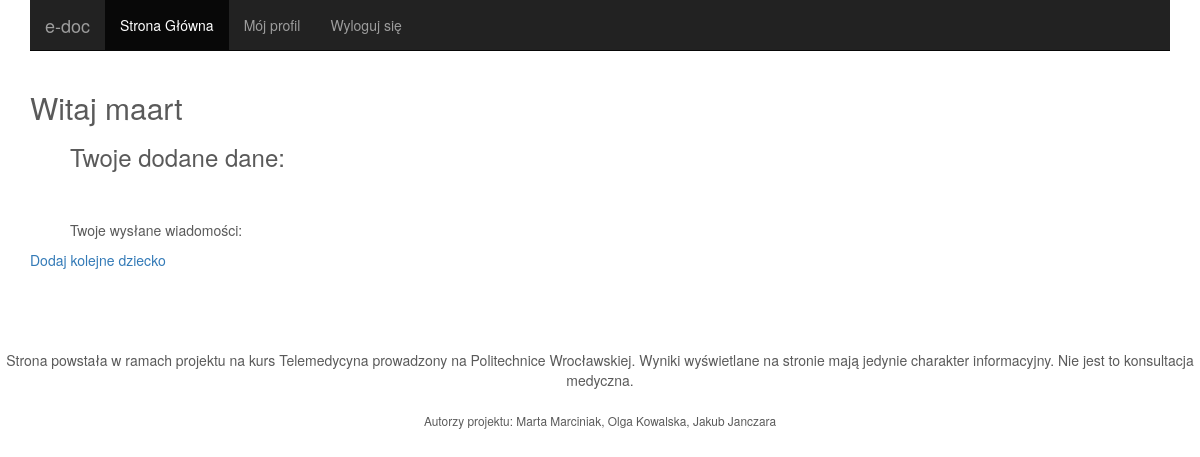
/profile/ (signed in), run on an earlier commit of the app's database.
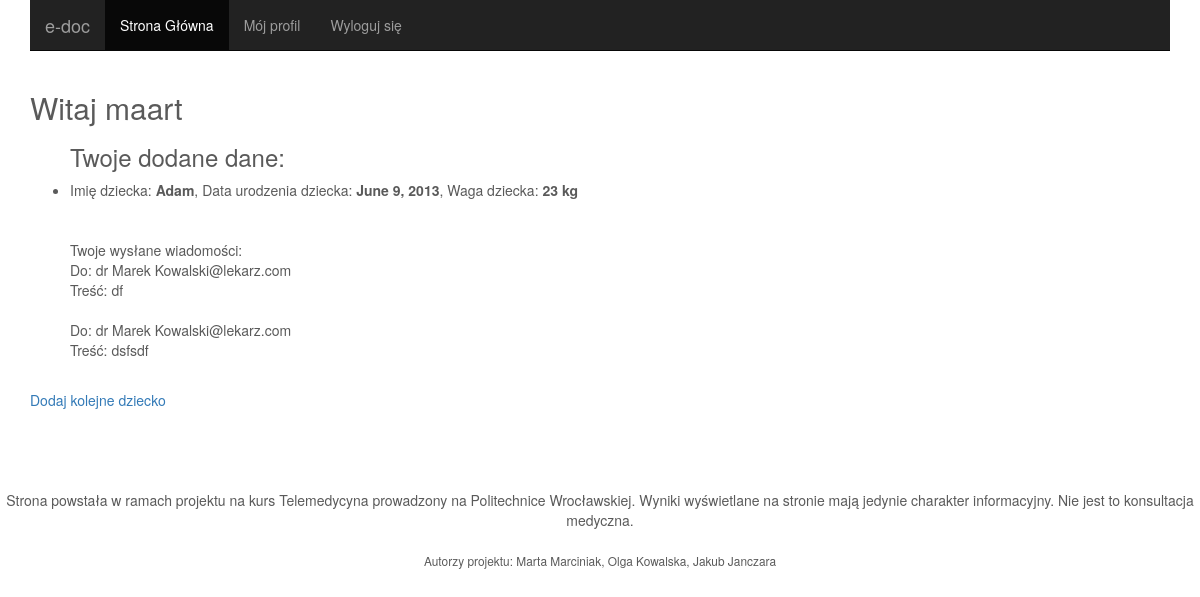
And on a later commit of the database.
### myapp/models.py (models this page shows)
class BabyInfo(models.Model):
    baby_name = models.TextField()
    weight = models.IntegerField()
    age = models.DateField( default=datetime.now)
    user = models.ForeignKey(to = User, related_name='baby_f', blank=True,null=True)

class DoctorContatct(models.Model):
    doctor_choice= models.TextField()
    description = models.TextField()
    user = models.ForeignKey(to = User, related_name='contact_f', blank=True,null=True)

### myapp/views.py (the view)
# urls.py: url(r'^profile/$', profil, name='profil.html'),
def profil(request):
    babies = BabyInfo.objects.filter(user=request.user)
    messages = DoctorContatct.objects.filter(user=request.user)
    context = {"babies":babies,"messages":messages}
    return render(request,"profile.html", context)

### templates/profile.html
{% extends 'base.html' %}
{% block content %}
<h2> Witaj {{request.user}}</h2>
<ul>
    <h3>Twoje dodane dane:</h3>
{% for baby in babies %}
    <li>Imię dziecka: <b> {{baby.baby_name}}</b>, Data urodzenia dziecka: <b>{{baby.age}}</b>, Waga dziecka: <b>{{baby.weight}} kg</b></li>
{% endfor %}
<br><br>
Twoje wysłane wiadomości: <br>
    {% for message in messages %}
    Do: {{message.doctor_choice}}@lekarz.com<br>
    Treść: {{message.description}}<br><br>
    {%endfor %}
</ul>
<a href="/formularz"> Dodaj kolejne dziecko</a> <br>
{%endblock%}

What changed in the data, as far as the page shows it:
added BabyInfo: baby_name "Adam", age "June 9, 2013", weight "23"
added DoctorContatct: doctor_choice "dr Marek Kowalski", description "df"
added DoctorContatct: doctor_choice "dr Marek Kowalski", description "dsfsdf"
